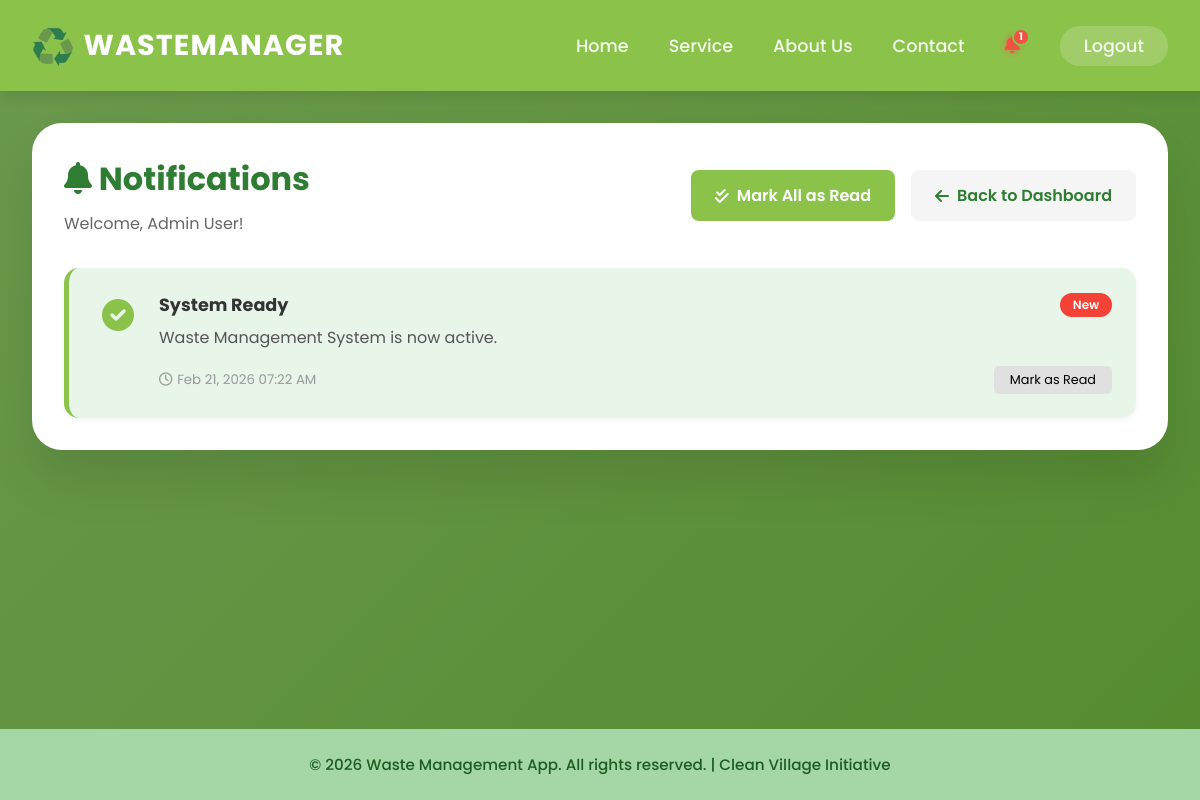
Screenshot of /notifications.php (signed in) with the database file from the repository.
### tables this page shows
CREATE TABLE `notifications` (
  `id` int(11) NOT NULL,
  `user_id` int(11) NOT NULL,
  `title` varchar(255) NOT NULL,
  `message` text NOT NULL,
  `type` enum('info','success','warning') DEFAULT 'info',
  `is_read` tinyint(1) DEFAULT 0,
  `created_at` timestamp NOT NULL DEFAULT current_timestamp(),
  `read_at` timestamp NULL DEFAULT NULL
);

### config.php (called while the page is built, shortened)
<?php
function getUserRole() {
    return $_SESSION['user_role'] ?? 'villager';
}
function getUserName() {
    return $_SESSION['user_name'] ?? ($_SESSION['user'] ?? '');
}
function getAllUserNotifications($userId) {
    try {
        $db = getDB();
        $query = "SELECT * FROM notifications
                  WHERE user_id = :user_id
                  ORDER BY created_at DESC";
        $stmt = $db->prepare($query);
        $stmt->execute([':user_id' => $userId]);
        $results = $stmt->fetchAll();
        return $results;
    } catch (Exception $e) {
        error_log("Database get all notifications failed: " . $e->getMessage());
    }
    return array_filter($_SESSION['notifications'] ?? [], function($n) use ($userId) {
        return $n['user_id'] == $userId;
    });
}
?>

### notifications.php (the view, shortened to what this page needs)
<?php
require_once 'config.php';
$username = $_SESSION['user'];
$user_role = getUserRole();
$user_name = getUserName();
$user_id = getUserId();
if ($user_id > 0) {
    $all_notifications = getAllUserNotifications($user_id);
} else {
    $all_notifications = array_filter($_SESSION['notifications'] ?? [], function($n) use ($username) {
        return $n['user_id'] == $username;
    });
}
if (!empty($all_notifications) && isset($all_notifications[0]['created_at'])) {
    usort($all_notifications, function($a, $b) {
        return strtotime($b['created_at']) - strtotime($a['created_at']);
    });
}
include 'header.php';
?>
<div class="notifications-page">
    <div class="notifications-header">
        <div>
            <h2><i class="fas fa-bell"></i> Notifications</h2>
            <p class="welcome-text">Welcome, <?php echo htmlspecialchars($user_name); ?>!</p>
        </div>
        <div class="header-actions">
            <?php if (!empty($all_notifications)): ?>
                <a href="?mark_read=1" class="btn-mark-read">
                    <i class="fas fa-check-double"></i> Mark All as Read
                </a>
            <?php endif; ?>
            <a href="<?php
                if ($user_role === 'villager') echo 'villager-dashboard.php';
                elseif ($user_role === 'collector') echo 'collector-dashboard.php';
                else echo 'admin-dashboard.php';
            ?>" class="btn-back">
                <i class="fas fa-arrow-left"></i> Back to Dashboard
            </a>
        </div>
    </div>
    <div class="notifications-list">
        <?php if (empty($all_notifications)): ?>
            <div class="no-notifications">
                <i class="fas fa-bell-slash fa-4x"></i>
                <p>No notifications yet</p>
                <p class="sub-text">When you receive notifications, they'll appear here</p>
            </div>
        <?php else: ?>
            <?php foreach ($all_notifications as $notification): ?>
                <?php
                $is_read = isset($notification['is_read']) ? $notification['is_read'] : ($notification['read'] ?? false);
                $type = $notification['type'] ?? 'info';
                $title = $notification['title'] ?? 'Notification';
                $message = $notification['message'] ?? '';
                $created_at = $notification['created_at'] ?? date('Y-m-d H:i:s');
                $notif_id = $notification['id'] ?? '';
                ?>
                <div class="notification-card <?php echo $type; ?> <?php echo !$is_read ? 'unread' : ''; ?>">
                    <div class="notification-icon">
                        <i class="fas fa-<?php
                            echo $type === 'success' ? 'check-circle' :
                                ($type === 'warning' ? 'exclamation-triangle' : 'info-circle');
                        ?>"></i>
                    </div>
                    <div class="notification-content">
                        <div class="notification-header">
                            <h4><?php echo htmlspecialchars($title); ?></h4>
                            <?php if (!$is_read): ?>
                                <span class="unread-badge">New</span>
                            <?php endif; ?>
                        </div>
                        <p><?php echo nl2br(htmlspecialchars($message)); ?></p>
                        <div class="notification-footer">
                            <small><i class="far fa-clock"></i> <?php echo date('M d, Y h:i A', strtotime($created_at)); ?></small>
                            <?php if (!$is_read): ?>
                                <button class="btn-mark-read-small" onclick="markAsRead('<?php echo $notif_id; ?>')">
                                    Mark as Read
                                </button>
                            <?php endif; ?>
                        </div>
                    </div>
                </div>
            <?php endforeach; ?>
        <?php endif; ?>
    </div>
</div>
<?php include 'footer.php'; ?>

### header.php (style rules this page uses)
* { margin: 0; padding: 0; box-sizing: border-box; font-family: 'Poppins', sans-serif; }
body { background: linear-gradient(135deg, #6a994e 0%, #558b2f 100%); min-height: 100vh; display: flex; flex-direction: column; }
.btn-back { display: inline-block; padding: 1rem 2rem; background: #f5f5f5; color: #2e7d32; text-decoration: none; border-radius: 10px; font-weight: 600; transition: all 0.3s; }

### notifications.php (style rules this page uses)
.notifications-page { background: white; border-radius: 30px; padding: 2rem; box-shadow: 0 30px 50px rgba(0,0,0,0.1); }
.notifications-header { display: flex; justify-content: space-between; align-items: center; margin-bottom: 2rem; flex-wrap: wrap; gap: 1rem; }
.notifications-header h2 { color: #2e7d32; margin: 0; font-size: 2rem; }
.welcome-text { color: #666; margin: 0.5rem 0 0; }
.header-actions { display: flex; gap: 1rem; flex-wrap: wrap; }
.btn-mark-read { padding: 0.8rem 1.5rem; background: #8bc34a; color: white; text-decoration: none; border-radius: 8px; font-weight: 600; transition: all 0.3s; display: inline-flex; align-items: center; gap: 0.5rem; }
.btn-back { padding: 0.8rem 1.5rem; background: #f5f5f5; color: #2e7d32; text-decoration: none; border-radius: 8px; font-weight: 600; transition: all 0.3s; display: inline-flex; align-items: center; gap: 0.5rem; }
.notifications-list { display: flex; flex-direction: column; gap: 1rem; }
.notification-card { display: flex; gap: 1rem; padding: 1.5rem; background: #f9f9f9; border-radius: 15px; border-left: 5px solid transparent; transition: all 0.3s; box-shadow: 0 2px 5px rgba(0,0,0,0.05); }
.notification-card.unread { background: #e8f5e9; border-left-width: 5px; }
.notification-card.success { border-left-color: #8bc34a; }
.notification-card.unread.success { background: #e8f5e9; }
.notification-icon { font-size: 2rem; min-width: 50px; text-align: center; }
.notification-card.success .notification-icon { color: #8bc34a; }
.notification-content { flex: 1; }
.notification-header { display: flex; justify-content: space-between; align-items: center; margin-bottom: 0.5rem; flex-wrap: wrap; gap: 0.5rem; }
.notification-header h4 { color: #333; margin: 0; font-size: 1.1rem; }
.unread-badge { background: #f44336; color: white; padding: 0.2rem 0.8rem; border-radius: 12px; font-size: 0.75rem; font-weight: 600; }
.notification-content p { color: #555; margin: 0 0 1rem; line-height: 1.5; }
.notification-footer { display: flex; justify-content: space-between; align-items: center; flex-wrap: wrap; gap: 0.5rem; }
.notification-footer small { color: #999; display: flex; align-items: center; gap: 0.3rem; }
.btn-mark-read-small { padding: 0.3rem 1rem; background: #e0e0e0; border: none; border-radius: 5px; font-size: 0.8rem; cursor: pointer; transition: all 0.3s; display: inline-flex; align-items: center; gap: 0.3rem; }
.notification-card { animation: fadeIn 0.3s ease-out; }

### rows the page displays
notifications: title "System Ready", is_read "New", message "Waste Management System is now active."

### other values shown
$notif_count "1"
$user_name "Admin User"
